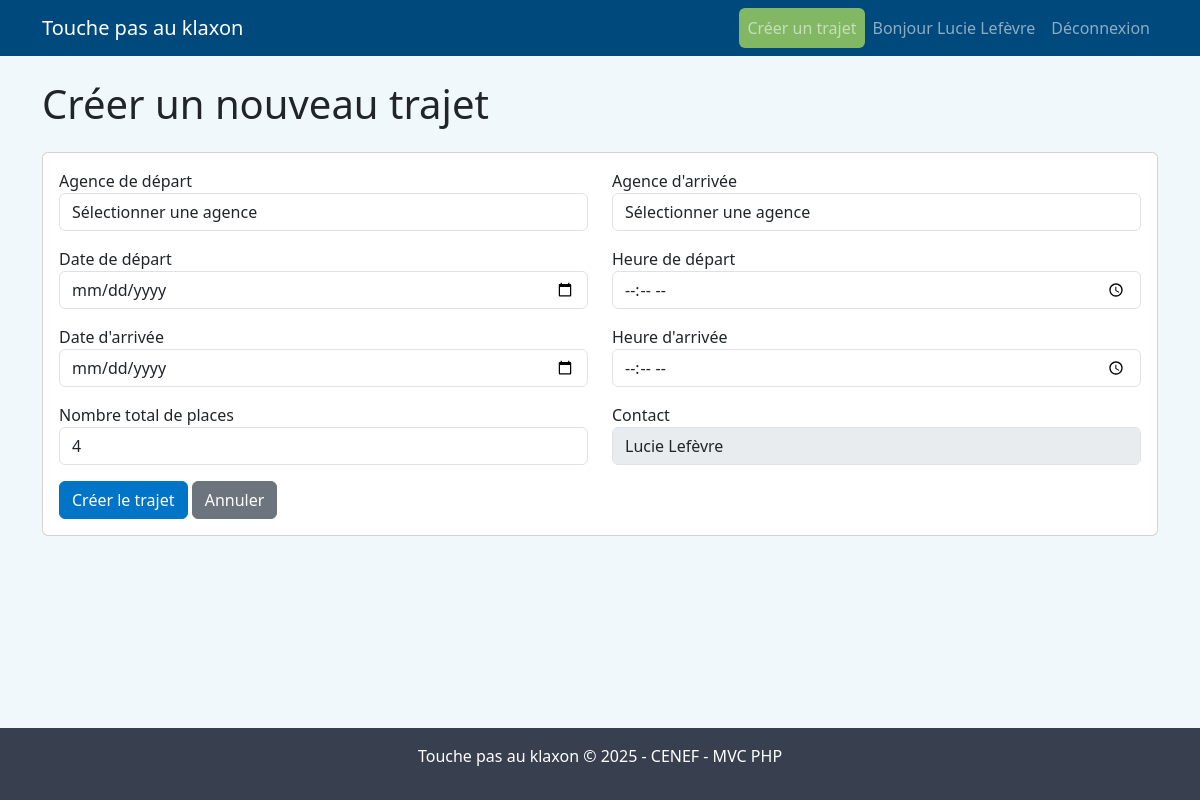
Before: /?route=user_trajet_create (signed in) with the older database file.
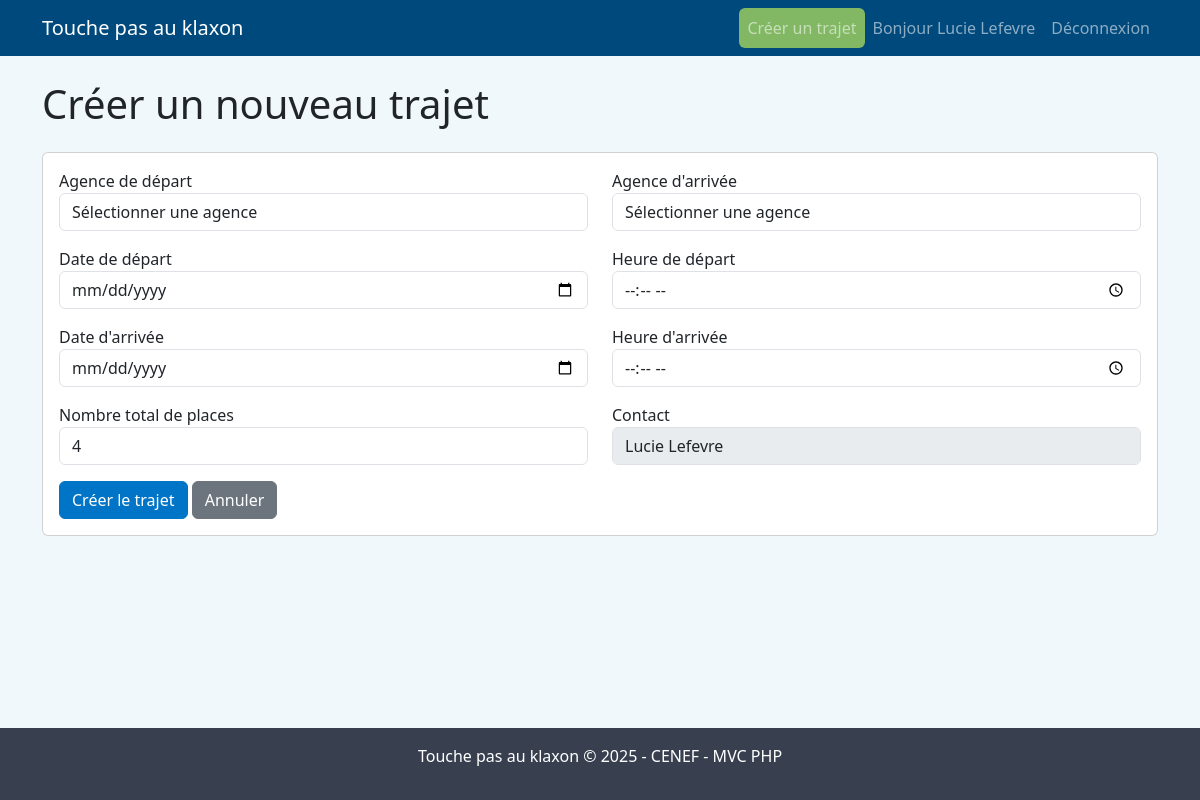
After: the same page with the newer database file.
### tables this page shows
CREATE TABLE utilisateur (
    id INT AUTO_INCREMENT PRIMARY KEY,
    nom VARCHAR(50) NOT NULL,
    prenom VARCHAR(50) NOT NULL,
    telephone VARCHAR(15) NOT NULL,
    email VARCHAR(100) NOT NULL UNIQUE,
    role ENUM('admin', 'user') NOT NULL DEFAULT 'user',
    password VARCHAR(255) NOT NULL,
    created_at TIMESTAMP DEFAULT CURRENT_TIMESTAMP
);

### controllers/TrajetController.php (called while the page is built, shortened)
<?php
class TrajetController
{
    public function create()
    {
        $userModel = new \Models\User();
        $user = $userModel->findById($_SESSION['user_id']);
        require_once '../views/trajets/create.php';
    }
}

### public/index.php (called while the page is built, shortened)
<?php
require_once '../config/database.php';
require_once '../routes/web.php';

### config/database.php (called while the page is built, shortened)
<?php
class Database
{
    private $host = DB_HOST;
    private $user = DB_USER;
    private $pass = DB_PASS;
    private $dbname = DB_NAME;
    private $dbh;
    private $stmt;
    public function __construct()
    {
        $dsn = 'mysql:host=' . $this->host . ';dbname=' . $this->dbname . ';charset=utf8mb4';
        $options = array(
            PDO::ATTR_PERSISTENT => true,
            PDO::ATTR_ERRMODE => PDO::ERRMODE_EXCEPTION,
            PDO::ATTR_DEFAULT_FETCH_MODE => PDO::FETCH_OBJ,
            PDO::ATTR_EMULATE_PREPARES => false
        );
        try {
            $this->dbh = new PDO($dsn, $this->user, $this->pass, $options);
            $this->dbh->exec("SET NAMES 'utf8mb4'");
        } catch (PDOException $e) {
            $this->error = $e->getMessage();
            die('Erreur de connexion à la base de données : ' . $this->error . '<br>' .
                'Vérifiez vos paramètres dans config/config.php');
        }
    }
    public function query($sql)
    {
        $this->stmt = $this->dbh->prepare($sql);
    }
    public function bind($param, $value, $type = null)
    {
        if (is_null($type)) {
            switch (true) {
                case is_int($value):
                    $type = PDO::PARAM_INT;
                    break;
            }
        }
        $this->stmt->bindValue($param, $value, $type);
    }
    public function execute()
    {
        try {
            return $this->stmt->execute();
        } catch (PDOException $e) {
            throw new Exception("Erreur d'exécution de la requête : " . $e->getMessage());
        }
    }
    public function single()
    {
        $this->execute();
        return $this->stmt->fetch();
    }
}

### models/User.php (called while the page is built, shortened)
<?php
class User
{
    private $db;
    public function __construct()
    {
        $this->db = new \Database();
    }
    public function findById($id)
    {
        $this->db->query("SELECT * FROM utilisateur WHERE id = :id");
        $this->db->bind(':id', $id);
        return $this->db->single();
    }
}

### views/trajets/create.php (the view, shortened to what the changed rows need)
<h1 class="mb-4">Créer un nouveau trajet</h1>
<div class="card">
    <div class="card-body">
        <form method="POST" action="/user/trajet/store">
            <div class="row mb-3">
                <div class="col-md-6">
                    <fieldset disabled>
                        <div class="form-group">
                            <label for="contact">Contact</label>
                            <input type="text" class="form-control" id="contact" value="<?= htmlspecialchars($user->prenom . ' ' . $user->nom) ?>" disabled>
                        </div>
                    </fieldset>
                </div>
            </div>
        </form>
    </div>
</div>
<?php
require_once '../views/layouts/default.php';
?>

### views/layouts/header.php (shortened to what the changed rows need)
<nav class="navbar navbar-expand-lg navbar-dark" style="background-color: #00497c;">
    <div class="container">
        <div class="collapse navbar-collapse justify-content-end" id="navbarNav">
            <ul class="navbar-nav">
                <?php if (!isset($_SESSION['user_id'])): ?>
                    <li class="nav-item">
                        <a class="nav-link btn btn-dark" href="?route=login">Connexion</a>
                    </li>
                <?php else: ?>
                    <li class="nav-item">
                        <a class="nav-link btn btn-success" href="?route=user_trajet_create">Créer un trajet</a>
                    </li>
                    <li class="nav-item">
                        <span class="nav-link">Bonjour <?= htmlspecialchars($_SESSION['user_name']) ?></span>
                    </li>
                    <li class="nav-item">
                        <a class="nav-link btn btn-dark" href="?route=logout">Déconnexion</a>
                    </li>
                <?php endif; ?>
            </ul>
        </div>
    </div>
</nav>

Changed rows visible on the page:
changed utilisateur: prenom+nom "Lucie Lefèvre" → "Lucie Lefevre"
Other visible differences:
$_SESSION['user_name']: "Lucie Lefèvre" → "Lucie Lefevre"
